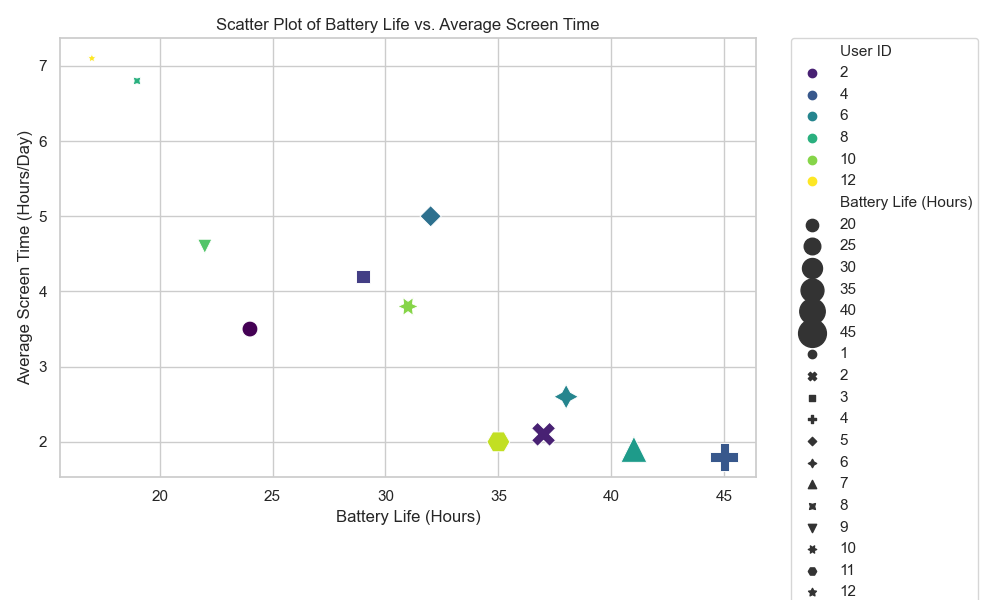

Python code for this plot:

import seaborn as sns
import matplotlib.pyplot as plt
import pandas as pd

# Data provided in table format
data = [
    {'User ID': 1, 'Battery Life (Hours)': 24, 'Average Screen Time (Hours/Day)': 3.5},
    {'User ID': 2, 'Battery Life (Hours)': 37, 'Average Screen Time (Hours/Day)': 2.1},
    {'User ID': 3, 'Battery Life (Hours)': 29, 'Average Screen Time (Hours/Day)': 4.2},
    {'User ID': 4, 'Battery Life (Hours)': 45, 'Average Screen Time (Hours/Day)': 1.8},
    {'User ID': 5, 'Battery Life (Hours)': 32, 'Average Screen Time (Hours/Day)': 5.0},
    {'User ID': 6, 'Battery Life (Hours)': 38, 'Average Screen Time (Hours/Day)': 2.6},
    {'User ID': 7, 'Battery Life (Hours)': 41, 'Average Screen Time (Hours/Day)': 1.9},
    {'User ID': 8, 'Battery Life (Hours)': 19, 'Average Screen Time (Hours/Day)': 6.8},
    {'User ID': 9, 'Battery Life (Hours)': 22, 'Average Screen Time (Hours/Day)': 4.6},
    {'User ID': 10, 'Battery Life (Hours)': 31, 'Average Screen Time (Hours/Day)': 3.8},
    {'User ID': 11, 'Battery Life (Hours)': 35, 'Average Screen Time (Hours/Day)': 2.0},
    {'User ID': 12, 'Battery Life (Hours)': 17, 'Average Screen Time (Hours/Day)': 7.1}
]

# Convert the data into a pandas DataFrame
df = pd.DataFrame(data)

# Create a scatter plot
plt.figure(figsize=(10, 6))
scatter_plot = sns.scatterplot(
    x='Battery Life (Hours)',
    y='Average Screen Time (Hours/Day)',
    data=df,
    hue='User ID',  # Color code points by User ID for additional visual encoding
    palette='viridis',  # Color palette for diversity in hue
    size='Battery Life (Hours)',  # Vary the size of points based on battery life
    sizes=(40, 400),  # Control the range of sizes
    style='User ID',  # Different markers for each User ID
    markers=True,  # Use markers
    edgecolor='w',  # Add a white edge color to markers for better visibility
    legend='brief'  # Include a brief legend for hue, size and style
)

# Enhance the legend to span more than one column if needed
plt.legend(bbox_to_anchor=(1.05, 1), loc=2, borderaxespad=0.)

# Set titles and labels
plt.title('Scatter Plot of Battery Life vs. Average Screen Time')
plt.xlabel('Battery Life (Hours)')
plt.ylabel('Average Screen Time (Hours/Day)')

# Show the plot
plt.tight_layout()
plt.show()
